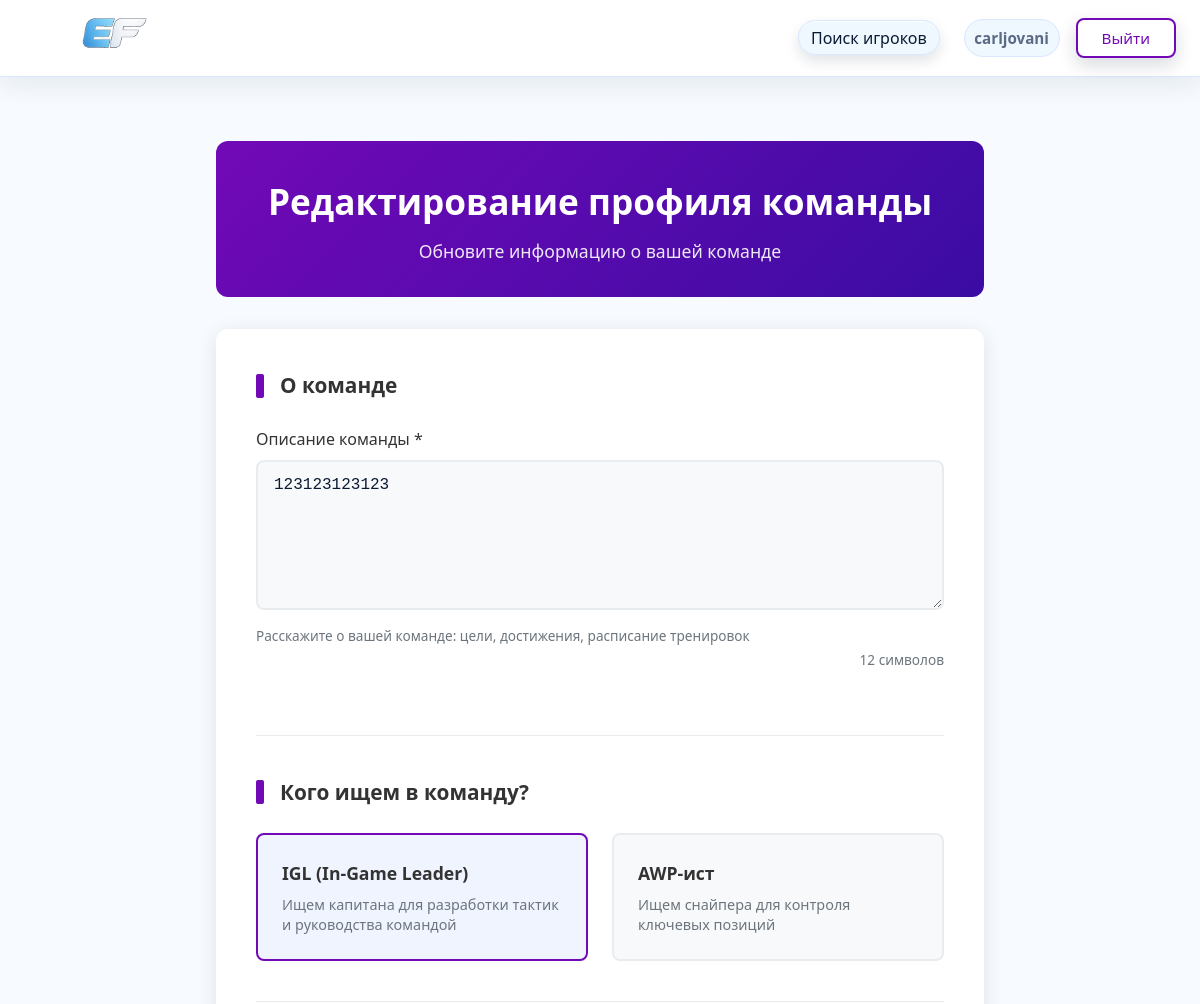
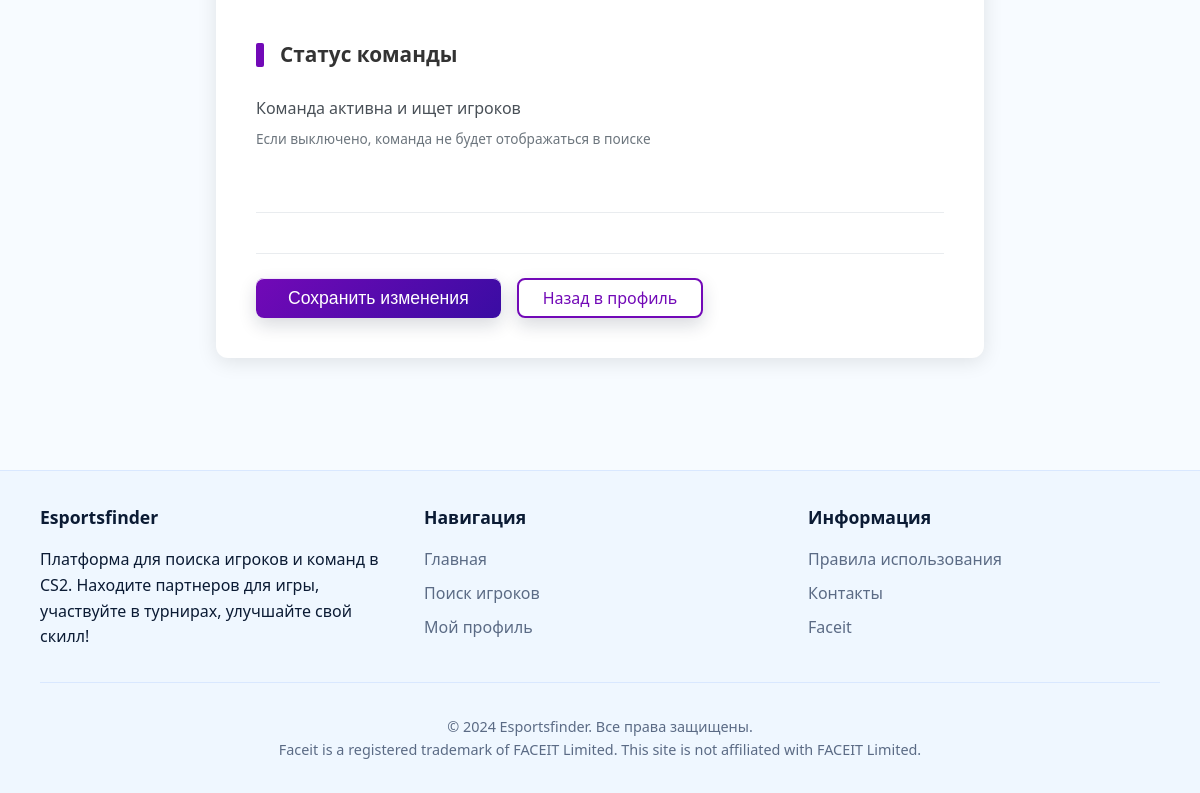
The app's page /profile/edit/ (signed in) with its own data (2 pictures, top to bottom).
### users/models.py (models this page shows, shortened)
class CustomUser(AbstractUser):
    USER_TYPE_PLAYER = 'player'
    USER_TYPE_TEAM = 'team'
    USER_TYPE_CHOICES = (
        (USER_TYPE_PLAYER, 'Player'),
        (USER_TYPE_TEAM, 'Team'),
    )
    email = models.EmailField(unique=True)
    user_type = models.CharField(
        max_length=10,
        choices=USER_TYPE_CHOICES
    )
    faceit_nickname = models.CharField(max_length=50, blank=True, null=True)  # теперь может быть пустым для команд
    registration_date = models.DateTimeField(default=timezone.now)
    REQUIRED_FIELDS = ['email', 'user_type']

class TeamProfile(models.Model):
    user = models.OneToOneField(CustomUser, on_delete=models.CASCADE, related_name='team_profile')
    team_name = models.CharField(max_length=100)
    description = models.TextField(blank=True)
    looking_for_igl = models.BooleanField(default=False)
    looking_for_awper = models.BooleanField(default=False)
    needed_positions = models.TextField(blank=True)  # JSON или текст с позициями
    is_active = models.BooleanField(default=True)
    created_date = models.DateTimeField(default=timezone.now)

### users/views.py (the view)
# urls.py: path('profile/edit/', views.edit_profile, name='edit_profile'),  # ДОБАВЬТЕ ЭТУ СТРОКУ
@login_required
def edit_profile(request):
    user = request.user
    if user.user_type == CustomUser.USER_TYPE_PLAYER:
        try:
            player_profile = PlayerProfile.objects.get(user=user)
        except PlayerProfile.DoesNotExist:
            player_profile = PlayerProfile.objects.create(user=user)
        if request.method == 'POST':
            form = PlayerDetailsForm(request.POST, instance=player_profile)
            if form.is_valid():
                form.save()
                messages.success(request, 'Профиль игрока успешно обновлен!')
                return redirect('profile', user_id=user.id)
        else:
            form = PlayerDetailsForm(instance=player_profile)
        template = 'users/edit_player_profile.html'
        context = {'form': form, 'user_type': 'player'}
    else:
        try:
            team_profile = TeamProfile.objects.get(user=user)
        except TeamProfile.DoesNotExist:
            team_profile = TeamProfile.objects.create(user=user, team_name=user.username)
        if request.method == 'POST':
            form = TeamDetailsForm(request.POST, instance=team_profile)
            if form.is_valid():
                form.save()
                messages.success(request, 'Профиль команды успешно обновлен!')
                return redirect('profile', user_id=user.id)
        else:
            form = TeamDetailsForm(instance=team_profile)
        template = 'users/edit_team_profile.html'
        context = {'form': form, 'user_type': 'team', 'user': user}
    return render(request, template, context)

### users/forms.py
class TeamDetailsForm(forms.ModelForm):
    description = forms.CharField(
        required=True,
        label='Краткое описание команды',
        widget=forms.Textarea(attrs={
            'class': 'form-control',
            'placeholder': 'Опишите вашу команду, цели, достижения...',
            'rows': 4
        })
    )
    looking_for_igl = forms.BooleanField(
        required=False,
        label='Ищем IGL (In-Game Leader)',
        widget=forms.CheckboxInput(attrs={'class': 'form-check-input'})
    )
    looking_for_awper = forms.BooleanField(
        required=False,
        label='Ищем AWP-иста',
        widget=forms.CheckboxInput(attrs={'class': 'form-check-input'})
    )
    class Meta:
        model = TeamProfile
        fields = ['description', 'looking_for_igl', 'looking_for_awper']

### users/templates/users/edit_team_profile.html (shortened to what this page needs)
{% extends 'users/base.html' %}
{% block content %}
<div class="edit-profile-container">
    <div class="edit-profile-header">
        <h1>Редактирование профиля команды</h1>
        <p>Обновите информацию о вашей команде</p>
    </div>
    <form method="post" class="edit-profile-form">
        <div class="form-section">
            <h2>О команде</h2>
            <div class="form-group">
                <label for="{{ form.description.id_for_label }}">Описание команды *</label>
                {{ form.description }}
                <small class="form-text">
                    Расскажите о вашей команде: цели, достижения, расписание тренировок
                </small>
                <div class="char-count">{{ form.description.value|length|default:0 }} символов</div>
            </div>
        </div>
        <div class="form-section">
            <h2>Кого ищем в команду?</h2>
            <div class="looking-for-grid">
                <div class="looking-for-card">
                    <div class="looking-for-checkbox">
                            <label for="{{ form.looking_for_igl.id_for_label }}">
                                <div class="looking-for-content">
                                <h4>IGL (In-Game Leader)</h4>
                                <p>Ищем капитана для разработки тактик и руководства командой</p>
                            </div>
                        </label>
                    </div>
                </div>
                <div class="looking-for-card">
                    <div class="looking-for-checkbox">
                            <label for="{{ form.looking_for_awper.id_for_label }}">
                                <div class="looking-for-content">
                                <h4>AWP-ист</h4>
                                <p>Ищем снайпера для контроля ключевых позиций</p>
                            </div>
                        </label>
                    </div>
                </div>
            </div>
        </div>
        <div class="form-section">
            <h2>Статус команды</h2>
            <div class="form-group">
                <div class="form-check">
                    <label for="{{ form.is_active.id_for_label }}">
                        Команда активна и ищет игроков
                    </label>
                </div>
                <small class="form-text">
                    Если выключено, команда не будет отображаться в поиске
                </small>
            </div>
        </div>
        <div class="form-actions">
            <div class="action-buttons">
                    <button type="submit" class="btn btn-primary">
                        Сохранить изменения
                    </button>
                <a href="{% url 'profile' user.id %}" class="btn btn-outline">
                    Назад в профиль
                </a>
            </div>
        </div>
    </form>
</div>
{% endblock %}

### users/templates/users/base.html (shortened to what this page needs)
{% load static %}
<!DOCTYPE html>
<html lang="ru" class="theme-frost">
<head>
</head>
<body>
    <header>
        <div class="header-container">
            <a href="{% url 'home' %}" class="logo" aria-label="Esportsfinder">
                <img src="{% static 'users/img/logo.png' %}" alt="Esportsfinder">
            </a>
            <nav>
                <ul>
                    {% if user.is_authenticated %}
                        {% if user.user_type == 'player' %}
                            <li><a href="{% url 'search_team' %}">Поиск команд</a></li>
                        {% elif user.user_type == 'team' %}
                            <li><a href="{% url 'search_player' %}">Поиск игроков</a></li>
                        {% endif %}
                    {% endif %}
                </ul>
            </nav>
            <div class="auth-links">
                {% if user.is_authenticated %}
                    <a href="{% url 'profile' user.id %}" class="user-profile-link">
                        {{ user.username }}
                    </a>
                    <a href="{% url 'logout' %}" class="btn btn-outline">Выйти</a>
                {% else %}
                    <a href="{% url 'login' %}" class="btn btn-outline">Войти</a>
                    <a href="{% url 'register' %}" class="btn btn-primary">Регистрация</a>
                {% endif %}
            </div>
        </div>
    </header>
    <main class="container">
        {% block content %}{% endblock %}
    </main>
    <footer>
        <div class="container">
            <div class="footer-content">
                <div class="footer-section">
                    <h3>Esportsfinder</h3>
                    <p>Платформа для поиска игроков и команд в CS2. Находите партнеров для игры, участвуйте в турнирах, улучшайте свой скилл!</p>
                </div>
                <div class="footer-section">
                    <h3>Навигация</h3>
                    <ul>
                        <li><a href="{% url 'home' %}">Главная</a></li>
                        {% if user.is_authenticated %}
                            {% if user.user_type == 'player' %}
                                <li><a href="{% url 'search_team' %}">Поиск команд</a></li>
                            {% elif user.user_type == 'team' %}
                                <li><a href="{% url 'search_player' %}">Поиск игроков</a></li>
                            {% endif %}
                            <li><a href="{% url 'profile' user.id %}">Мой профиль</a></li>
                        {% endif %}
                    </ul>
                </div>
                <div class="footer-section">
                    <h3>Информация</h3>
                    <ul>
                        <li><a href="#">Правила использования</a></li>
                        <li><a href="#">Контакты</a></li>
                        <li><a href="https://www.faceit.com" target="_blank">Faceit</a></li>
                    </ul>
                </div>
            </div>
            <div class="copyright">
                <p>&copy; 2024 Esportsfinder. Все права защищены.</p>
                <p>Faceit is a registered trademark of FACEIT Limited. This site is not affiliated with FACEIT Limited.</p>
            </div>
        </div>
    </footer>
</body>
</html>

### users/templates/users/base.html (style rules this page uses)
:root { --radius: 16px; --radius-lg: 20px; --shadow-sm: 0 8px 24px rgba(11, 27, 52, .08); --shadow-md: 0 14px 40px rgba(11, 27, 52, .10); --ring: 0 0 0 4px rgba(125, 223, 246, .18); --font: ui-sans-serif, system-ui, -apple-system, "Inter", "Segoe UI", Roboto, Arial, sans-serif; }
html.theme-frost { --bg: #F7FBFF; --surface: #FFFFFF; --surface-2: #EFF7FF; --border: #D9E8FF; --text: #0B1B34; --muted: #5B6B85; --primary: #2F80FF; --accent: #7BDFF6; --grad-primary: linear-gradient(135deg, #2F80FF 0%, #7BDFF6 100%); --grad-hero: radial-gradient(700px circle at 20% 0%, rgba(47,128,255,.18), transparent 60%); }
* { margin: 0; padding: 0; box-sizing: border-box; }
body { margin: 0; font-family: var(--font); background: var(--bg); color: var(--text); line-height: 1.6; }
a { color: var(--primary); text-decoration: none; }
.container { width: min(1120px, calc(100% - 32px)); margin: 0 auto; }
main { min-height: calc(100vh - 200px); padding: 2rem 0; }
header { position: sticky; top: 0; z-index: 50; border-bottom: 1px solid var(--border); background: var(--surface); box-shadow: var(--shadow-sm); }
.header-container { display: flex; justify-content: flex-start; align-items: center; flex-wrap: wrap; gap: 1.5rem; padding: 0.5rem 24px; width: 100%; text-align: left; }
.logo { display: inline-flex; align-items: center; color: var(--text); padding: 0; border-radius: 10px; line-height: 0; }
.logo img { height: 60px; width: auto; display: block; transform: scale(3); transform-origin: left center; }
nav ul { display: flex; list-style: none; gap: 0.75rem; }
nav a { color: var(--text); padding: 0.35rem 0.75rem; border-radius: 999px; border: 1px solid var(--border); background: var(--surface-2); box-shadow: 0 6px 14px rgba(11, 27, 52, 0.12), inset 0 1px 0 rgba(255, 255, 255, 0.85); transition: transform .15s ease, box-shadow .15s ease, color .15s ease, background-color .15s ease; }
nav { margin-left: auto; }
.auth-links { display: flex; gap: 1rem; align-items: center; margin-left: 0; color: var(--muted); font-size: 0.95rem; }
.user-profile-link { display: inline-flex; align-items: center; gap: 0.4rem; color: var(--muted); font-weight: 600; padding: 0.35rem 0.6rem; border-radius: 999px; border: 1px solid var(--border); background: var(--surface-2); transition: color .15s ease, background-color .15s ease, box-shadow .15s ease; }
.btn { display: inline-flex; align-items: center; gap: 10px; height: 40px; padding: 0 14px; border-radius: 14px; border: 1px solid var(--border); background: var(--surface); color: var(--text); cursor: pointer; text-decoration: none; font-weight: 600; box-shadow: 0 7px 18px rgba(11, 27, 52, 0.16), inset 0 1px 0 rgba(255, 255, 255, 0.9); transition: box-shadow .15s ease, transform .15s ease; }
.btn-primary { border: 1px solid rgba(255, 255, 255, 0.45); background: var(--grad-primary); color: #fff; }
.btn-outline { background: transparent; color: var(--primary); border-color: var(--primary); }
.input, select, textarea { width: 100%; border: 1px solid var(--border); background: var(--surface); color: var(--text); border-radius: 14px; padding: 10px 12px; }
footer { background-color: var(--surface-2); color: var(--text); padding: 2rem 0; margin-top: 3rem; border-top: 1px solid var(--border); }
.footer-content { display: flex; justify-content: space-between; flex-wrap: wrap; gap: 2rem; }
.footer-section { flex: 1; min-width: 250px; }
.footer-section h3 { color: var(--text); margin-bottom: 1rem; font-size: 1.1rem; }
.footer-section ul { list-style: none; }
.footer-section ul li { margin-bottom: 0.5rem; }
.footer-section a { color: var(--muted); transition: color 0.3s ease; }
.copyright { text-align: center; margin-top: 2rem; padding-top: 2rem; border-top: 1px solid var(--border); color: var(--muted); font-size: 0.9rem; }

### records on screen
CustomUser: username "carljovani"
TeamProfile: description "123123123123", description.value|length "12"
